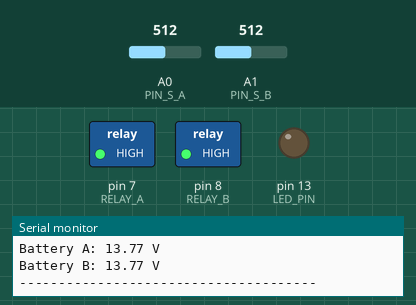
Simulated run of this sketch. Board: Arduino Uno, built with avr-gcc and run on an emulated ATmega328P. Shown: switched loads named in the sketch (green lamp = pin HIGH), output pins drawn as LEDs (lit = HIGH), the last lines printed to the serial monitor. The test bench sets the inputs (shaded band); at power-on: A0 (PIN_S_A) = 512, A1 (PIN_S_B) = 512.

Above: at 1.5 s.
1.6 s: A0 (PIN_S_A) set to 422
3.9 s: A0 (PIN_S_A) set to 394
At 5.6 s:
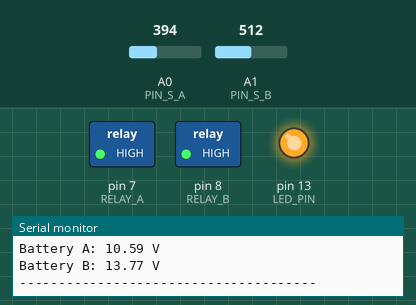
6.4 s: A1 (PIN_S_B) set to 608
7.9 s: A1 (PIN_S_B) set to 642
10.9 s: A0 (PIN_S_A) set to 511
At 12.8 s:
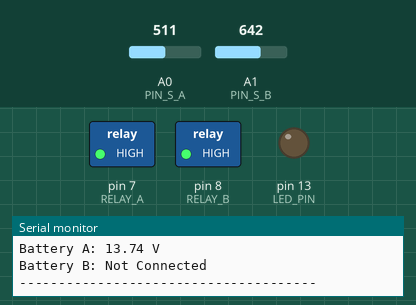
13.1 s: A0 (PIN_S_A) set to 306
At 14.8 s:
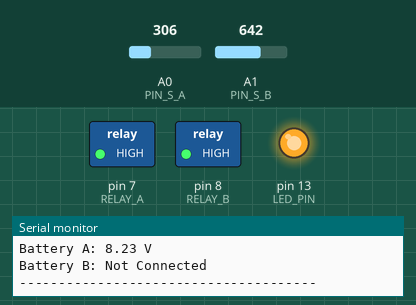
Timing chart, 0 to 16.3 s (numbered marks = the images above; inputs shaded):
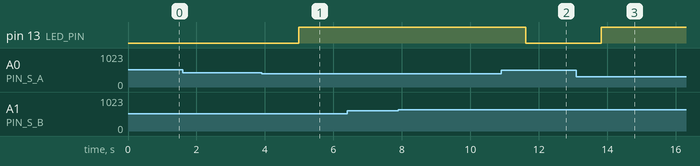

Measured:
- the behaviour switches between 410 and 409 on A0 (PIN_S_A) (found by bisection; images 0 and 1)
- after the input at 3.9 s, pin 13 (LED_PIN): LOW → HIGH after 1.1 s
- after the input at 10.9 s, pin 13 (LED_PIN): HIGH → LOW after 0.71 s
- after the input at 13.1 s, pin 13 (LED_PIN): LOW → HIGH after 0.72 s

The sketch:

batteryVoltageMeasurementwithRelaycharges.ino
```cpp
/*
  Dual Battery Solar Charging Controller (Accurate + Auto Relay Control)
  - For ACTIVE-LOW relay modules (e.g., HW-316)
  - Relay ON = digitalWrite(LOW)
  - Relay OFF = digitalWrite(HIGH)
*/

const int PIN_S_A = A0;
const int PIN_S_B = A1;
const int RELAY_A = 7;
const int RELAY_B = 8;
const int LED_PIN = 13;

const int SAMPLES = 30;
const float MIN_BAT_V = 0.5;
const float MAX_BAT_V = 16.8;

// ⚡ Thresholds
const float CHARGE_ON_VOLTAGE  = 3.0;   // Turn ON charging when battery below this
const float CHARGE_OFF_VOLTAGE = 3.5;   // Turn OFF charging when battery above this
const float LOW_VOLTAGE_ALERT  = 11.0;  // Optional LED alert

// Scale factors for voltage sensors
float SCALE_A = 5.50;
float SCALE_B = 5.50;

void setup() {
  Serial.begin(9600);
  pinMode(RELAY_A, OUTPUT);
  pinMode(RELAY_B, OUTPUT);
  pinMode(LED_PIN, OUTPUT);

  // Default all OFF (HIGH = OFF for active-LOW relay)
  digitalWrite(RELAY_A, HIGH);
  digitalWrite(RELAY_B, HIGH);
  digitalWrite(LED_PIN, LOW);

  delay(300);
  Serial.println(F("===================================="));
  Serial.println(F(" Dual Battery Solar Charge Controller (Active-LOW Relay)"));
  Serial.println(F("===================================="));
}

void loop() {
  float vcc = readVcc();
  float sA = readSensorVolts(PIN_S_A, vcc);
  float sB = readSensorVolts(PIN_S_B, vcc);

  float batA = sA * SCALE_A;
  float batB = sB * SCALE_B;

  if (batA < MIN_BAT_V || batA > MAX_BAT_V) batA = 0.0;
  if (batB < MIN_BAT_V || batB > MAX_BAT_V) batB = 0.0;

  // Display readings
  Serial.print("Battery A: ");
  if (batA <= 0.01) Serial.println("Not Connected");
  else { Serial.print(batA, 2); Serial.println(" V"); }

  Serial.print("Battery B: ");
  if (batB <= 0.01) Serial.println("Not Connected");
  else { Serial.print(batB, 2); Serial.println(" V"); }

  Serial.println("--------------------------------------");

  // Relay control logic (ACTIVE-LOW relays)
  static bool chargingA = false;
  static bool chargingB = false;

  // Battery A control
  if (batA > 0 && batA < CHARGE_ON_VOLTAGE && !chargingA) {
    chargingA = true;
    chargingB = false;
    digitalWrite(RELAY_A, LOW);   // ON (Active LOW)
    digitalWrite(RELAY_B, HIGH);  // OFF
    Serial.println("⚡ Charging Battery A");
  }

  if (chargingA && batA >= CHARGE_OFF_VOLTAGE) {
    chargingA = false;
    digitalWrite(RELAY_A, HIGH);  // OFF
    Serial.println("✅ Battery A Full - Stopping charge");
  }

  // Battery B control
  if (batB > 0 && batB < CHARGE_ON_VOLTAGE && !chargingB && !chargingA) {
    chargingB = true;
    chargingA = false;
    digitalWrite(RELAY_B, LOW);   // ON (Active LOW)
    digitalWrite(RELAY_A, HIGH);  // OFF
    Serial.println("⚡ Charging Battery B");
  }

  if (chargingB && batB >= CHARGE_OFF_VOLTAGE) {
    chargingB = false;
    digitalWrite(RELAY_B, HIGH);  // OFF
    Serial.println("✅ Battery B Full - Stopping charge");
  }

  // LED alert (optional)
  if ((batA > 0 && batA < LOW_VOLTAGE_ALERT) || (batB > 0 && batB < LOW_VOLTAGE_ALERT))
    digitalWrite(LED_PIN, HIGH);
  else
    digitalWrite(LED_PIN, LOW);

  delay(2000);
}

// ---------------- Helper functions ----------------

float readSensorVolts(int pin, float measuredVcc) {
  long sum = 0;
  for (int i = 0; i < SAMPLES; i++) {
    sum += analogRead(pin);
    delay(3);
  }
  float raw = (float)sum / SAMPLES;
  if (raw < 6.0) return 0.0;
  float vS = (raw / 1023.0) * measuredVcc;
  return vS;
}

long readVccRaw() {
  ADMUX = _BV(REFS0) | _BV(MUX3) | _BV(MUX2) | _BV(MUX1);
  delay(2);
  ADCSRA |= _BV(ADSC);
  while (bit_is_set(ADCSRA, ADSC));
  long result = ADCL;
  result |= ADCH << 8;
  return result;
}

float readVcc() {
  long raw = readVccRaw();
  if (raw == 0) return 0.0;
  return (1.1 * 1023.0) / (float)raw;
}
```
